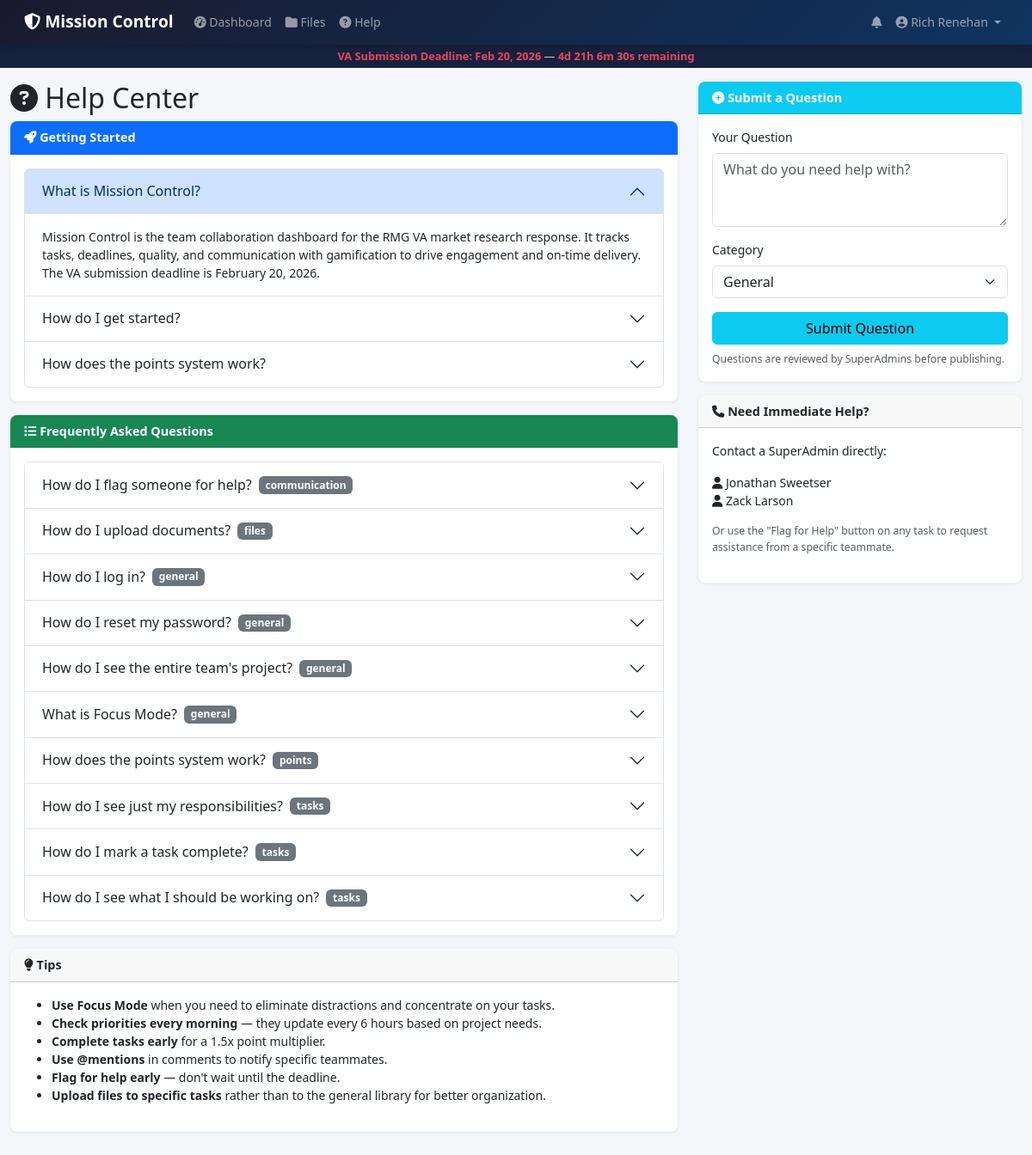
Page /help (signed in) on the committed database.
### models.py (models this page shows, shortened)
class User(UserMixin, db.Model):
    __tablename__ = 'users'
    id = db.Column(db.Integer, primary_key=True)
    email = db.Column(db.String(120), unique=True, nullable=False)
    password_hash = db.Column(db.String(256), nullable=False)
    name = db.Column(db.String(100), nullable=False)
    role = db.Column(db.String(20), default='user')  # 'superadmin' or 'user'
    character_class = db.Column(db.String(50), nullable=True)
    character_title = db.Column(db.String(100), nullable=True)
    special_ability = db.Column(db.String(200), nullable=True)
    points = db.Column(db.Integer, default=0)
    level = db.Column(db.Integer, default=1)
    streak_days = db.Column(db.Integer, default=0)
    last_active_date = db.Column(db.String(10), nullable=True)
    first_login_complete = db.Column(db.Boolean, default=False)
    created_at = db.Column(db.DateTime, default=lambda: datetime.now(timezone.utc))
    tasks = db.relationship('Task', backref='owner', lazy=True, foreign_keys='Task.owner_id')
    comments = db.relationship('Comment', backref='author', lazy=True)
    notifications = db.relationship('Notification', backref='user', lazy=True)
    points_log = db.relationship('PointsLog', backref='user', lazy=True)
    @property
    def is_superadmin(self):
        return self.role == 'superadmin'

class FAQ(db.Model):
    __tablename__ = 'faqs'
    id = db.Column(db.Integer, primary_key=True)
    question = db.Column(db.Text, nullable=False)
    answer = db.Column(db.Text, nullable=True)
    video_url = db.Column(db.String(500), nullable=True)
    category = db.Column(db.String(50), default='general')
    submitted_by = db.Column(db.Integer, db.ForeignKey('users.id'), nullable=False)
    approved_by = db.Column(db.Integer, db.ForeignKey('users.id'), nullable=True)
    approved = db.Column(db.Boolean, default=False)
    created_at = db.Column(db.DateTime, default=lambda: datetime.now(timezone.utc))
    submitter = db.relationship('User', foreign_keys=[submitted_by])
    approver = db.relationship('User', foreign_keys=[approved_by])

### app.py (the view)
@app.route('/help')
@login_required
def help_page():
    faqs = FAQ.query.filter_by(approved=True).order_by(FAQ.category, FAQ.created_at).all()
    categories = list(set(f.category for f in faqs))
    return render_template('help.html', faqs=faqs, categories=categories)

### app.py (called while the page is built)
@login_manager.user_loader
def load_user(user_id):
    return User.query.get(int(user_id))

def get_acting_user():
    clone_id = session.get('clone_user_id')
    if clone_id and current_user.is_superadmin:
        cloned = User.query.get(clone_id)
        if cloned:
            return cloned
    return current_user

@app.context_processor
def inject_globals():
    if current_user.is_authenticated:
        unread_count = Notification.query.filter_by(user_id=current_user.id, read=False).count()
        acting = get_acting_user()
        is_cloning = session.get('clone_user_id') is not None and current_user.is_superadmin
        active_announcements = Announcement.query.filter_by(active=True).order_by(
            Announcement.created_at.desc()).limit(3).all()
        return {
            'unread_count': unread_count,
            'acting_user': acting,
            'is_cloning': is_cloning,
            'announcements': active_announcements,
            'character_classes': CHARACTER_CLASSES,
            'deadline': datetime(2026, 2, 20, tzinfo=timezone.utc),
            'now': datetime.now(timezone.utc)
        }
    return {}

### templates/help.html (shortened to what this page needs)
{% extends "base.html" %}
{% block content %}
<div class="row">
    <div class="col-lg-8">
        <h2><i class="fas fa-question-circle"></i> Help Center</h2>
        <div class="card mb-3">
            <div class="card-header bg-primary text-white">
                <i class="fas fa-rocket"></i> Getting Started
            </div>
            <div class="card-body">
                <div class="accordion" id="gettingStarted">
                    <div class="accordion-item">
                    <h2 class="accordion-header"><button class="accordion-button" type="button" data-bs-toggle="collapse" data-bs-target="#gs1">What is Mission Control?</button></h2>
                    <div id="gs1" class="accordion-collapse collapse show" data-bs-parent="#gettingStarted">
                    <div class="accordion-body">Mission Control is the team collaboration dashboard for the RMG VA market research response. It tracks tasks, deadlines, quality, and communication with gamification to drive engagement and on-time delivery. The VA submission deadline is February 20, 2026.</div>
                    </div>
                    </div>
                    <div class="accordion-item">
                    <h2 class="accordion-header"><button class="accordion-button collapsed" type="button" data-bs-toggle="collapse" data-bs-target="#gs2">How do I get started?</button></h2>
                    </div>
                    <div class="accordion-item">
                    <h2 class="accordion-header"><button class="accordion-button collapsed" type="button" data-bs-toggle="collapse" data-bs-target="#gs3">How does the points system work?</button></h2>
                    </div>
                </div>
            </div>
        </div>
        <div class="card mb-3">
            <div class="card-header bg-success text-white">
                <i class="fas fa-list"></i> Frequently Asked Questions
            </div>
            <div class="card-body">
                {% if faqs %}
                <div class="accordion" id="faqAccordion">
                    {% for faq in faqs %}
                    <div class="accordion-item">
                    <h2 class="accordion-header">
                    <button class="accordion-button collapsed" type="button" data-bs-toggle="collapse" data-bs-target="#faq{{ faq.id }}">
                    {{ faq.question }}
                    <span class="badge bg-secondary ms-2">{{ faq.category }}</span>
                    </button>
                    </h2>
                    </div>
                    {% endfor %}
                </div>
                {% else %}
                <p class="text-muted">No FAQs published yet. Submit a question below!</p>
                {% endif %}
            </div>
        </div>
        <div class="card mb-3">
            <div class="card-header">
                <i class="fas fa-lightbulb"></i> Tips
            </div>
            <div class="card-body">
                <ul>
                    <li><strong>Use Focus Mode</strong> when you need to eliminate distractions and concentrate on your tasks.</li>
                    <li><strong>Check priorities every morning</strong> — they update every 6 hours based on project needs.</li>
                    <li><strong>Complete tasks early</strong> for a 1.5x point multiplier.</li>
                    <li><strong>Use @mentions</strong> in comments to notify specific teammates.</li>
                    <li><strong>Flag for help early</strong> — don't wait until the deadline.</li>
                    <li><strong>Upload files to specific tasks</strong> rather than to the general library for better organization.</li>
                </ul>
            </div>
        </div>
    </div>
    <div class="col-lg-4">
        <div class="card mb-3">
            <div class="card-header bg-info text-white">
                <i class="fas fa-plus-circle"></i> Submit a Question
            </div>
            <div class="card-body">
                <form method="POST" action="{{ url_for('submit_faq') }}">
                    <div class="mb-3">
                    <label class="form-label">Your Question</label>
                    <textarea name="question" class="form-control" rows="3" required placeholder="What do you need help with?"></textarea>
                    </div>
                    <div class="mb-3">
                    <label class="form-label">Category</label>
                    <select name="category" class="form-select">
                    <option value="general">General</option>
                    </select>
                    </div>
                    <button type="submit" class="btn btn-info w-100">Submit Question</button>
                </form>
                <small class="text-muted mt-2 d-block">Questions are reviewed by SuperAdmins before publishing.</small>
            </div>
        </div>
        <div class="card">
            <div class="card-header">
                <i class="fas fa-phone"></i> Need Immediate Help?
            </div>
            <div class="card-body">
                <p>Contact a SuperAdmin directly:</p>
                <ul class="list-unstyled">
                    <li><i class="fas fa-user"></i> Jonathan Sweetser</li>
                    <li><i class="fas fa-user"></i> Zack Larson</li>
                </ul>
                <p class="text-muted small">Or use the "Flag for Help" button on any task to request assistance from a specific teammate.</p>
            </div>
        </div>
    </div>
</div>
{% endblock %}

### templates/base.html (shortened to what this page needs)
<!DOCTYPE html>
<html lang="en">
<head>
    <link href="https://cdn.jsdelivr.net/npm/bootstrap@5.3.0/dist/css/bootstrap.min.css" rel="stylesheet">
    <link href="https://cdnjs.cloudflare.com/ajax/libs/font-awesome/6.4.0/css/all.min.css" rel="stylesheet">
    <link href="{{ url_for('static', filename='css/style.css') }}" rel="stylesheet">
</head>
<body class="{% if focus|default(false) %}focus-mode{% endif %}">
    <nav class="navbar navbar-expand-lg navbar-dark">
        <div class="container-fluid">
            <a class="navbar-brand" href="{{ url_for('dashboard') }}">
                <i class="fas fa-shield-alt"></i> Mission Control
            </a>
            <div class="collapse navbar-collapse" id="navbarNav">
                <ul class="navbar-nav me-auto">
                    <li class="nav-item">
                        <a class="nav-link" href="{{ url_for('dashboard') }}"><i class="fas fa-tachometer-alt"></i> Dashboard</a>
                    </li>
                    <li class="nav-item">
                        <a class="nav-link" href="{{ url_for('file_library') }}"><i class="fas fa-folder"></i> Files</a>
                    </li>
                    <li class="nav-item">
                        <a class="nav-link" href="{{ url_for('help_page') }}"><i class="fas fa-question-circle"></i> Help</a>
                    </li>
                </ul>
                <ul class="navbar-nav">
                    <li class="nav-item position-relative">
                        <a class="nav-link" href="{{ url_for('notifications') }}">
                            <i class="fas fa-bell"></i>
                        </a>
                    </li>
                    <li class="nav-item dropdown">
                        <a class="nav-link dropdown-toggle" href="#" data-bs-toggle="dropdown">
                            <i class="fas fa-user-circle"></i> {{ current_user.name }}
                        </a>
                    </li>
                </ul>
            </div>
        </div>
    </nav>
    {% if not focus|default(false) %}
    <div class="deadline-bar">
        <strong>VA Submission Deadline: Feb 20, 2026</strong> — <span id="countdown">Loading...</span>
    </div>
    {% endif %}
    <main class="container-fluid py-3">
        {% block content %}{% endblock %}
    </main>
</body>
</html>

### static/css/style.css (style rules this page uses)
:root { --primary: #1a1a2e; --secondary: #16213e; --accent: #0f3460; --highlight: #e94560; --success: #28a745; --warning: #ffc107; --danger: #dc3545; --info: #17a2b8; --bg: #f4f6f9; --card-bg: #ffff; }
body { background-color: var(--bg); font-family: 'Segoe UI', system-ui, -apple-system, sans-serif; font-size: 14px; }
.navbar { background: linear-gradient(135deg, var(--primary), var(--accent)); box-shadow: 0 2px 10px rgba(0,0,0,0.2); padding: 0.4rem 1rem; }
.navbar-brand { font-weight: 700; font-size: 1.2rem; }
.deadline-bar { background: var(--secondary); color: #ccc; padding: 4px 1rem; font-size: 0.8rem; text-align: center; }
.deadline-bar strong { color: var(--highlight); }
#countdown { color: var(--highlight); font-weight: 700; }
.card { border: none; box-shadow: 0 1px 4px rgba(0,0,0,0.08); border-radius: 8px; }
.card-header { font-weight: 600; font-size: 0.9rem; border-radius: 8px 8px 0 0 !important; }

### rows in the picture
User: name "Rich Renehan"
FAQ: question "How do I flag someone for help?", category "communication"
FAQ: question "How do I upload documents?", category "files"
FAQ: question "How do I log in?", category "general"
FAQ: question "How do I reset my password?", category "general"
FAQ: question "How do I see the entire team's project?", category "general"
FAQ: question "What is Focus Mode?", category "general"
FAQ: question "How does the points system work?", category "points"
FAQ: question "How do I see just my responsibilities?", category "tasks"
FAQ: question "How do I mark a task complete?", category "tasks"
FAQ: question "How do I see what I should be working on?", category "tasks"
